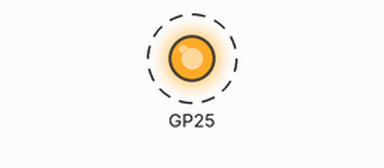
This program was run on a simulated Raspberry Pi Pico. Shown: output pins drawn as LEDs (lit = HIGH). Dashed ring = blinking. What the program prints to the serial monitor is not drawn.

Above: at 0.5 s.
Timing chart, 0 to 4.6 s (numbered marks = the images above):
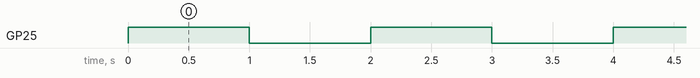

Measured:
- by itself, GP25: alternates HIGH for 1.0 s and LOW for 1.0 s

The program:

main.cpp
```cpp
#include "FreeRTOS.h"
#include "task.h"

void vTask2(void *pvParameters)
{
  printf("[TASK 2] BEGIN\n");
  for (;;)
  {
    vTaskDelay(1000);
    printf("[TASK 2] %lu\n", xTaskGetTickCount());
  }
}

void vTask1(void *pvParameters)
{
  printf("[TASK 1] BEGIN\n");
  gpio_init(PICO_DEFAULT_LED_PIN);
  gpio_set_dir(PICO_DEFAULT_LED_PIN, GPIO_OUT);
  for (;;)
  {
    gpio_put(PICO_DEFAULT_LED_PIN, 1);
    vTaskDelay(1000);
    gpio_put(PICO_DEFAULT_LED_PIN, 0);
    vTaskDelay(1000);
    printf("[TASK 1] %lu\n", to_ms_since_boot(get_absolute_time()));
  }
}

int main(void)
{
  stdio_init_all();
  printf("\n\nFreeRTOS Raspberrypi PI Pico 2021 Georgi Angelov\n");

  xTaskCreate(
      vTask1,               /* Function that implements the task. */
      "vTask1",             /* Text name for the task. */
      512,                  /* Stack size in words, not bytes. */
      (void *)1,            /* Parameter passed into the task. */
      tskIDLE_PRIORITY + 2, /* Priority at which the task is created. */
      NULL);

  xTaskCreate(
      vTask2,               /* Function that implements the task. */
      "vTask2",             /* Text name for the task. */
      512,                  /* Stack size in words, not bytes. */
      (void *)2,            /* Parameter passed into the task. */
      tskIDLE_PRIORITY + 2, /* Priority at which the task is created. */
      NULL);

  vTaskStartScheduler();
}
```
